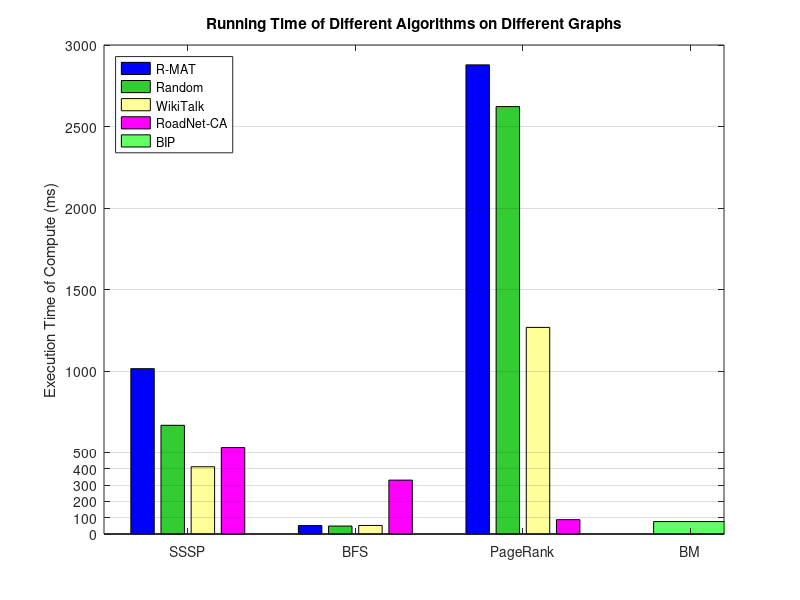

Recreate this plot in MATLAB.
l1a = [204, 0, 0] ./ 255.0;  % red
l1b = [0, 0, 1];

l2a = [102, 102, 51] ./ 255.0;  % brown
l2b = [51, 102, 0] ./255.0;  % dark green
l2c = [0, 102, 204] ./255.0;  % blue
l2d = [255, 0, 255] ./255.0;  % pink

l3a = [51,204, 51] ./255.0;  % green
l3b = [0, 204, 0] ./255.0;  % green
l3c = [100, 255, 100] ./255.0;  % green

l4a = [255, 255, 153] ./255.0;  % yellow
l4b = [255, 255, 204] ./255.0;  % yellow
l4c = [204, 255, 204] ./255.0;  % eye protect

label = [
    '  SSSP  ';
    '  BFS   ';
    'PageRank';
    '   BM   ';
    ];

% rmat, rand, wiki, road
sssp = [ 1014.435  666.899  412.542  530.346];
bfs = [ 51.780 48.799 52.428 330.598];
pg = [ 2878.218 2622.245 1267.588 88.028];
bip = 76.211;

m = [sssp; bfs; pg;];

bm = bar(m);
set(bm(1), 'FaceColor', l1b);
set(bm(2), 'FaceColor', l3a);
set(bm(3), 'FaceColor', l4a);
set(bm(4), 'FaceColor', l2d);

hold on;
bar(4, bip, 'BarWidth', 0.22, 'FaceColor', l3c);

legend('R-MAT', 'Random', 'WikiTalk', 'RoadNet-CA', 'BIP', 'Location', 'NorthWest');
set(gca, 'XLim', [0.5 4.2]);
set(gca, 'XTick', 1:1:4);
set(gca, 'YTick', [0:100:500 1000:500:3000]);
set(gca, 'XTickLabel', label);
set(gca, 'YGrid', 'on');
title('Running Time of Different Algorithms on Different Graphs');
ylabel('Execution Time of Compute (ms)');